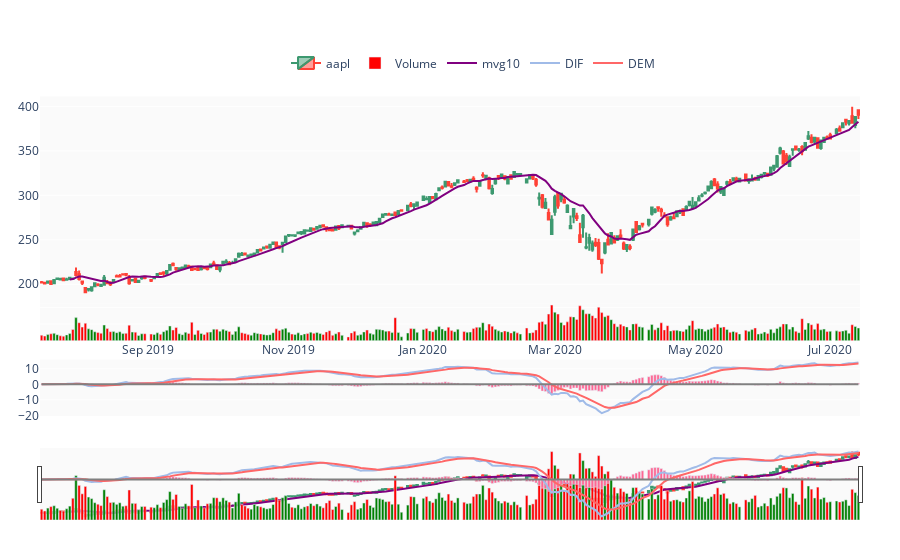

Write notebook code for a chart like this one.
### Code cell
pp.add_macd()
pp.show()
pp.fig.layout

### Figure 1 — Plotly figure (JSON) as saved in the notebook; plotly's stock layout.template omitted (floating-point values rounded to 4 significant figures; data arrays with more than 128 entries replaced by an {"elided": "..."} marker saying what was removed)
{"data": [{"close": {"elided": "253 float values"}, "high": {"elided": "253 float values"}, "low": {"elided": "253 float values"}, "name": "aapl", "open": {"elided": "253 float values"}, "type": "candlestick", "x": {"elided": "253 str values"}, "yaxis": "y"}, {"marker": {"color": {"elided": "253 str values"}}, "name": "Volume", "type": "bar", "x": {"elided": "253 str values"}, "y": {"elided": "253 int values"}, "yaxis": "y2"}, {"line": {"color": "purple"}, "mode": "lines", "name": "mvg10", "showlegend": true, "type": "scatter", "x": {"elided": "253 str values"}, "y": {"elided": "253 float values"}, "yaxis": "y"}, {"line": {"color": "#a0bbe8"}, "mode": "lines", "name": "DIF", "showlegend": true, "type": "scatter", "x": {"elided": "253 str values"}, "y": {"elided": "253 float values"}, "yaxis": "y3"}, {"line": {"color": "#ff6767"}, "mode": "lines", "name": "DEM", "showlegend": true, "type": "scatter", "x": {"elided": "253 str values"}, "y": {"elided": "253 float values"}, "yaxis": "y3"}, {"line": {"color": "grey"}, "mode": "lines", "name": "macdBase1", "showlegend": false, "type": "scatter", "x": {"elided": "253 str values"}, "y": {"elided": "253 int values"}, "yaxis": "y3"}, {"name": "osc", "showlegend": false, "type": "bar", "x": {"elided": "253 str values"}, "y": {"elided": "253 float values"}, "yaxis": "y3"}], "layout": {"legend": {"orientation": "h", "x": 0.3, "y": 0.9, "yanchor": "bottom"}, "margin": {"b": 40, "l": 40, "r": 40, "t": 40}, "plot_bgcolor": "rgb(250, 250, 250)", "xaxis": {"anchor": "y2", "rangebreaks": [{"bounds": ["sat", "mon"]}, {"values": ["2015-12-25", "2016-01-01"]}], "rangeselector": {"visible": true}}, "yaxis": {"domain": [0.3, 0.85], "showticklabels": true}, "yaxis2": {"domain": [0.2, 0.3], "showticklabels": false}, "yaxis3": {"domain": [0, 0.15]}}}
